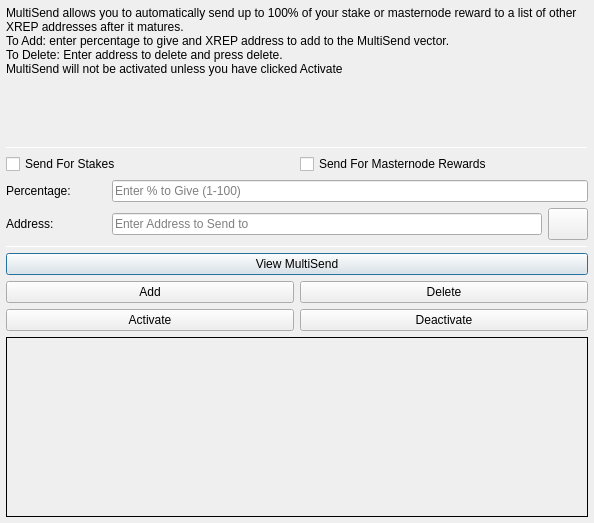
<?xml version="1.0" encoding="UTF-8"?>
<ui version="4.0">
 <class>MultiSendDialog</class>
 <widget class="QDialog" name="MultiSendDialog">
  <property name="windowModality">
   <enum>Qt::NonModal</enum>
  </property>
  <property name="geometry">
   <rect>
    <x>0</x>
    <y>0</y>
    <width>594</width>
    <height>523</height>
   </rect>
  </property>
  <property name="windowTitle">
   <string>MultiSend</string>
  </property>
  <layout class="QVBoxLayout" name="verticalLayout" stretch="0">
   <property name="leftMargin">
    <number>6</number>
   </property>
   <property name="topMargin">
    <number>6</number>
   </property>
   <property name="rightMargin">
    <number>6</number>
   </property>
   <property name="bottomMargin">
    <number>6</number>
   </property>
   <item>
    <layout class="QVBoxLayout" name="verticalLayout_Main" stretch="1,1,1,1,1,1">
     <item>
      <widget class="QLabel" name="label_2">
       <property name="lineWidth">
        <number>1</number>
       </property>
       <property name="text">
        <string>MultiSend allows you to automatically send up to 100% of your stake or masternode reward to a list of other XREP addresses after it matures.
To Add: enter percentage to give and XREP address to add to the MultiSend vector.
To Delete: Enter address to delete and press delete.
MultiSend will not be activated unless you have clicked Activate</string>
       </property>
       <property name="alignment">
        <set>Qt::AlignLeading|Qt::AlignLeft|Qt::AlignTop</set>
       </property>
       <property name="wordWrap">
        <bool>true</bool>
       </property>
      </widget>
     </item>
     <item>
      <widget class="Line" name="line">
       <property name="minimumSize">
        <size>
         <width>0</width>
         <height>1</height>
        </size>
       </property>
       <property name="maximumSize">
        <size>
         <width>16777215</width>
         <height>1</height>
        </size>
       </property>
       <property name="orientation">
        <enum>Qt::Horizontal</enum>
       </property>
      </widget>
     </item>
     <item>
      <layout class="QVBoxLayout" name="verticalLayout_Settings">
       <item>
        <layout class="QHBoxLayout" name="horizontalLayout">
         <item>
          <widget class="QCheckBox" name="multiSendStakeCheckBox">
           <property name="text">
            <string>Send For Stakes</string>
           </property>
          </widget>
         </item>
         <item>
          <widget class="QCheckBox" name="multiSendMasternodeCheckBox">
           <property name="text">
            <string>Send For Masternode Rewards</string>
           </property>
          </widget>
         </item>
        </layout>
       </item>
       <item>
        <layout class="QHBoxLayout" name="horizontalLayout_6">
         <item>
          <widget class="QLabel" name="label">
           <property name="minimumSize">
            <size>
             <width>100</width>
             <height>0</height>
            </size>
           </property>
           <property name="toolTip">
            <string>Percentage of stake to send</string>
           </property>
           <property name="text">
            <string>Percentage:</string>
           </property>
          </widget>
         </item>
         <item>
          <widget class="QLineEdit" name="multiSendPercentEdit">
           <property name="toolTip">
            <string>Enter whole numbers 1 - 100</string>
           </property>
           <property name="placeholderText">
            <string>Enter % to Give (1-100)</string>
           </property>
          </widget>
         </item>
        </layout>
       </item>
       <item>
        <layout class="QHBoxLayout" name="horizontalLayout_7">
         <item>
          <widget class="QLabel" name="label_5">
           <property name="minimumSize">
            <size>
             <width>100</width>
             <height>0</height>
            </size>
           </property>
           <property name="toolTip">
            <string>Address to send portion of stake to</string>
           </property>
           <property name="text">
            <string>Address:</string>
           </property>
          </widget>
         </item>
         <item>
          <widget class="QLineEdit" name="multiSendAddressEdit">
           <property name="toolTip">
            <string/>
           </property>
           <property name="placeholderText">
            <string>Enter Address to Send to</string>
           </property>
          </widget>
         </item>
         <item>
          <widget class="QPushButton" name="addressBookButton">
           <property name="maximumSize">
            <size>
             <width>16777215</width>
             <height>32</height>
            </size>
           </property>
           <property name="toolTip">
            <string>Choose an address from the address book</string>
           </property>
           <property name="text">
            <string/>
           </property>
           <property name="icon">
            <iconset resource="../XREP.qrc">
             <normaloff>:/icons/address-book</normaloff>:/icons/address-book</iconset>
           </property>
           <property name="shortcut">
            <string>Alt+A</string>
           </property>
           <property name="autoDefault">
            <bool>false</bool>
           </property>
          </widget>
         </item>
        </layout>
       </item>
      </layout>
     </item>
     <item>
      <widget class="Line" name="line_2">
       <property name="minimumSize">
        <size>
         <width>0</width>
         <height>1</height>
        </size>
       </property>
       <property name="maximumSize">
        <size>
         <width>16777215</width>
         <height>1</height>
        </size>
       </property>
       <property name="orientation">
        <enum>Qt::Horizontal</enum>
       </property>
      </widget>
     </item>
     <item>
      <layout class="QVBoxLayout" name="verticalLayout_Buttons">
       <item>
        <layout class="QHBoxLayout" name="horizontalLayout_4">
         <item>
          <widget class="QPushButton" name="viewButton">
           <property name="toolTip">
            <string/>
           </property>
           <property name="statusTip">
            <string>View MultiSend Vector</string>
           </property>
           <property name="text">
            <string>View MultiSend</string>
           </property>
          </widget>
         </item>
        </layout>
       </item>
       <item>
        <layout class="QHBoxLayout" name="horizontalLayout_2">
         <item>
          <widget class="QPushButton" name="addButton">
           <property name="toolTip">
            <string/>
           </property>
           <property name="statusTip">
            <string>Add to MultiSend Vector</string>
           </property>
           <property name="text">
            <string>Add</string>
           </property>
          </widget>
         </item>
         <item>
          <widget class="QPushButton" name="deleteButton">
           <property name="toolTip">
            <string/>
           </property>
           <property name="statusTip">
            <string>Delete Address From MultiSend Vector</string>
           </property>
           <property name="text">
            <string>Delete</string>
           </property>
          </widget>
         </item>
        </layout>
       </item>
       <item>
        <layout class="QHBoxLayout" name="horizontalLayout_5">
         <item>
          <widget class="QPushButton" name="activateButton">
           <property name="statusTip">
            <string>Activate MultiSend</string>
           </property>
           <property name="text">
            <string>Activate</string>
           </property>
          </widget>
         </item>
         <item>
          <widget class="QPushButton" name="disableButton">
           <property name="statusTip">
            <string>Deactivate MultiSend</string>
           </property>
           <property name="text">
            <string>Deactivate</string>
           </property>
          </widget>
         </item>
        </layout>
       </item>
      </layout>
     </item>
     <item>
      <widget class="QLabel" name="message">
       <property name="minimumSize">
        <size>
         <width>0</width>
         <height>180</height>
        </size>
       </property>
       <property name="frameShape">
        <enum>QFrame::Panel</enum>
       </property>
       <property name="frameShadow">
        <enum>QFrame::Plain</enum>
       </property>
       <property name="lineWidth">
        <number>1</number>
       </property>
       <property name="midLineWidth">
        <number>1</number>
       </property>
       <property name="text">
        <string/>
       </property>
       <property name="alignment">
        <set>Qt::AlignLeading|Qt::AlignLeft|Qt::AlignTop</set>
       </property>
       <property name="wordWrap">
        <bool>true</bool>
       </property>
      </widget>
     </item>
    </layout>
   </item>
  </layout>
 </widget>
 <resources>
  <include location="../XREP.qrc"/>
 </resources>
 <connections/>
</ui>
